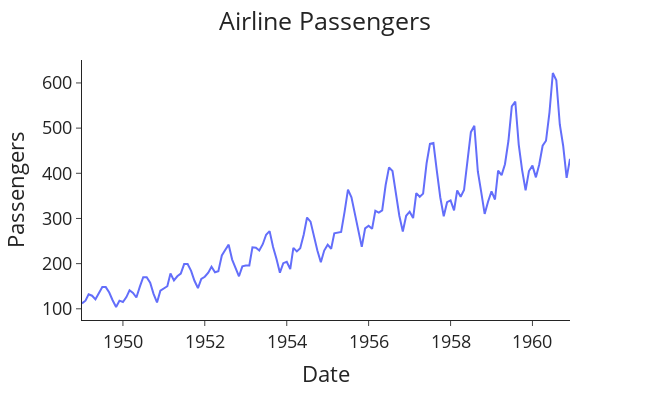

Source (notebook cell):
### Markdown cell above
Trend: If the correlation for recent lags is higher and slowly decreases as the lags increase, then there is some trend in our data. Therefore, we would need to carry out some differencing to render the time series stationary.

### Code cell
data = pd.read_csv('../data/airline.csv', index_col=0, parse_dates=True)
data.index = pd.to_datetime(data.index)

# Plot the data
fig = px.line(data, x=data.index, y='#Passengers',
              labels=({'#Passengers': 'Passengers', 'Month': 'Date'}))

fig.update_layout(template="simple_white", font=dict(size=18),
                  title_text='Airline Passengers', width=650, title_x=0.5, height=400)

fig.show()

### Figure 1 — Plotly figure (JSON) as saved in the notebook; plotly's stock layout.template omitted (floating-point values rounded to 4 significant figures; data arrays with more than 128 entries replaced by an {"elided": "..."} marker saying what was removed)
{"data": [{"hovertemplate": "Date=%{x}<br>Passengers=%{y}<extra></extra>", "legendgroup": "", "line": {"color": "#636efa", "dash": "solid"}, "marker": {"symbol": "circle"}, "mode": "lines", "name": "", "orientation": "v", "showlegend": false, "type": "scatter", "x": {"elided": "144 str values"}, "xaxis": "x", "y": {"elided": "144 int values"}, "yaxis": "y"}], "layout": {"font": {"size": 18}, "height": 400, "legend": {"tracegroupgap": 0}, "margin": {"t": 60}, "title": {"text": "Airline Passengers", "x": 0.5}, "width": 650, "xaxis": {"anchor": "y", "domain": [0, 1], "title": {"text": "Date"}}, "yaxis": {"anchor": "x", "domain": [0, 1], "title": {"text": "Passengers"}}}}
